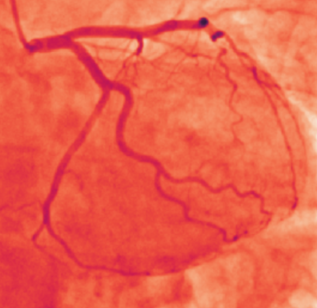
#> input picture sphere_method/test2d.png, 317 x 308 px
$ python -i sphere.py   (imports and definitions only)
#> lines starting #> are read from the running program, lines starting #| are printed output that depends on the picture
import pickle
import numpy as np
import networkx as nx

from skimage import measure, segmentation, feature, filters, morphology
from skimage.morphology import skeletonize_3d, binary_dilation, convex_hull_image, ball
from skimage.draw import circle_perimeter, disk
from skimage.feature import peak_local_max
from scipy.ndimage import distance_transform_edt, zoom
from scipy.signal import fftconvolve
from scipy.spatial.distance import euclidean

from queue import SimpleQueue

# [63 lines left out: functions get_main_regions, spherical_kernel, convolve_with_ball, calculate_reconstruction, not called in this run]


def get_starting_points(img):
    """Get starting points for centerline detection algorithm. The starting point is selected
    as the maximum value of the euclidean distance transform (EDT) image of the segmented vessel.

    Args:
        img (np.array): EDT image of the segmented vessel.

    Returns:
        tuple: Starting point for centerline detection algorithm.
    """
    # initialize helper image
    helper = np.zeros_like(img)
    # find local maxima on EDT image.
    starting_points = peak_local_max(img)
    # get coordinates of local maxima
    helper[tuple(starting_points.T)] = 1
    starting_points = list(zip(*np.nonzero(helper)))
    # sort starting points by vessel diameter.
    starting_points.sort(key=lambda x: img[x])
    return starting_points


# [86 lines left out: functions get_sphere_points, sphere_perimeter, sphere_full, get_points_of_interest, get_disk_3d, not called in this run]


def get_vessel_graph(seg_img):
    """Produce a graph which describes the vessel structure.

    Args:
        seg_img (np.array): Segmentation of vessel image.

    Returns:
        nx.Graph: Directed graph describing the vessel structure.
    """
    # perform euclidean distance transform on base image
    edt_img = distance_transform_edt(seg_img)
    # get starting points
    starting_point_stack = get_starting_points(edt_img)

    # create vessel tree data structure
    vessel_graph = nx.DiGraph()
    # create array for holding information on visited pixels
    visited = np.zeros_like(edt_img).astype(bool)

    while starting_point_stack:
        # select new starting point and check if it was not visited already
        starting_point = starting_point_stack.pop()
        if visited[starting_point]:
            continue

        vessel_graph.add_node(starting_point)
        points_to_examine = [starting_point]

        while points_to_examine:

            # get point from queue
            point = points_to_examine.pop()
            # calculate vessel radius
            radius = int(edt_img[point])
            # if radius is too small, don't go further into this vessel
            # also limited by min_distance having to be >= 1 in peak_local_max
            if radius <= 2:
                continue
            # get points that can be on centreline
            points_of_interest = get_points_of_interest(point, radius, visited, edt_img)

            # eliminate points that are too close to each other
            for poi_1 in points_of_interest:
                for poi_2 in points_of_interest:
                    if poi_1 != poi_2 and euclidean(poi_1, poi_2) < edt_img[poi_1]:
                        points_of_interest.pop(points_of_interest.index(poi_2))
            # add points of interest to examination list and to vessel graph

            for poi in points_of_interest:
                # avoid node duplication
                if not (poi in points_to_examine or vessel_graph.has_node(poi)):
                    points_to_examine.append(poi)
                    vessel_graph.add_edge(point, poi)

            # remove potential centreline pixels next to analyzed point to prevent going backwards
            disk_points = sphere_full(point, radius // 2, visited.shape)

            visited[disk_points] = True

    return vessel_graph.to_undirected()


# [235 lines left out: functions remove_graph_components, connect_endings, connect_endings_3d, get_node_data, parametrize_graph, not called in this run]


# [1 line that did not run here, left out]
# [1 line that did not run here, left out]
# [1 line that did not run here, left out]

# [1 line that did not run here, left out]
# [1 line that did not run here, left out]

# [3 lines that did not run here, left out]

# [1 line that did not run here, left out]

# [1 line that did not run here, left out]
# [1 line that did not run here, left out]

# [1 line not run here, left out]

# [1 line that did not run here, left out]

# [1 line not run here, left out]

>>> import cv2
>>> picture = cv2.imread('sphere_method/test2d.png', cv2.IMREAD_GRAYSCALE)
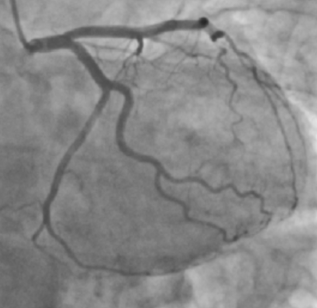
#> picture: shape (308, 317); min 38, max 227, mean 136.1
>>> result = get_vessel_graph(picture)
#> in get_vessel_graph, `edt_img = distance_transform_edt(seg_img)`:
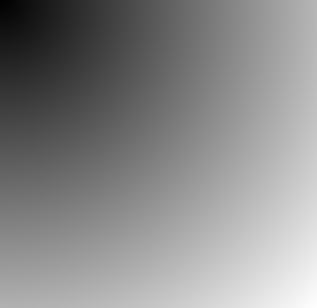
#> edt_img: shape (308, 317) float64; min 1, max 441.3, mean 239.1; drawn with min black and max white
#> in get_starting_points, `starting_points = peak_local_max(img)`: starting_points = empty array
#> in get_vessel_graph, `starting_point_stack = get_starting_points(edt_img)`: starting_point_stack = []
#> after the loop in get_vessel_graph, `while starting_point_stack:`: visited: shape (308, 317) bool; every value is 0
